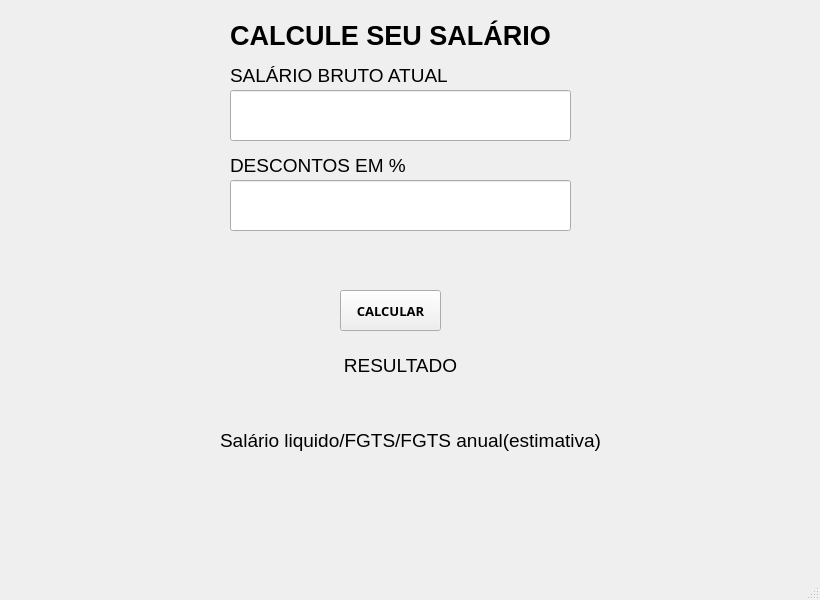
<?xml version="1.0" encoding="UTF-8"?>
<ui version="4.0">
 <class>MainWindow</class>
 <widget class="QMainWindow" name="MainWindow">
  <property name="geometry">
   <rect>
    <x>0</x>
    <y>0</y>
    <width>820</width>
    <height>600</height>
   </rect>
  </property>
  <property name="windowTitle">
   <string>MainWindow</string>
  </property>
  <widget class="QWidget" name="centralwidget">
   <property name="font">
    <font>
     <family>Arial Black</family>
     <pointsize>14</pointsize>
     <weight>75</weight>
     <bold>true</bold>
    </font>
   </property>
   <widget class="QLabel" name="label">
    <property name="geometry">
     <rect>
      <x>220</x>
      <y>10</y>
      <width>341</width>
      <height>51</height>
     </rect>
    </property>
    <property name="font">
     <font>
      <family>Arial</family>
      <pointsize>20</pointsize>
      <weight>75</weight>
      <bold>true</bold>
     </font>
    </property>
    <property name="text">
     <string>CALCULE SEU SALÁRIO</string>
    </property>
    <property name="alignment">
     <set>Qt::AlignCenter</set>
    </property>
   </widget>
   <widget class="QLabel" name="label_2">
    <property name="geometry">
     <rect>
      <x>230</x>
      <y>60</y>
      <width>341</width>
      <height>31</height>
     </rect>
    </property>
    <property name="font">
     <font>
      <family>Arial</family>
      <pointsize>14</pointsize>
      <weight>50</weight>
      <bold>false</bold>
     </font>
    </property>
    <property name="text">
     <string>SALÁRIO BRUTO ATUAL</string>
    </property>
    <property name="alignment">
     <set>Qt::AlignLeading|Qt::AlignLeft|Qt::AlignVCenter</set>
    </property>
   </widget>
   <widget class="QLabel" name="label_3">
    <property name="geometry">
     <rect>
      <x>230</x>
      <y>150</y>
      <width>341</width>
      <height>31</height>
     </rect>
    </property>
    <property name="font">
     <font>
      <family>Arial</family>
      <pointsize>14</pointsize>
      <weight>50</weight>
      <bold>false</bold>
     </font>
    </property>
    <property name="text">
     <string>DESCONTOS EM %</string>
    </property>
    <property name="alignment">
     <set>Qt::AlignLeading|Qt::AlignLeft|Qt::AlignVCenter</set>
    </property>
   </widget>
   <widget class="QLineEdit" name="txtSalario">
    <property name="geometry">
     <rect>
      <x>230</x>
      <y>90</y>
      <width>341</width>
      <height>51</height>
     </rect>
    </property>
    <property name="font">
     <font>
      <family>Arial</family>
      <weight>50</weight>
      <bold>false</bold>
     </font>
    </property>
   </widget>
   <widget class="QLineEdit" name="txtDescontos">
    <property name="geometry">
     <rect>
      <x>230</x>
      <y>180</y>
      <width>341</width>
      <height>51</height>
     </rect>
    </property>
    <property name="font">
     <font>
      <family>Arial</family>
      <weight>50</weight>
      <bold>false</bold>
     </font>
    </property>
   </widget>
   <widget class="QPushButton" name="btnCalcular">
    <property name="geometry">
     <rect>
      <x>340</x>
      <y>290</y>
      <width>101</width>
      <height>41</height>
     </rect>
    </property>
    <property name="font">
     <font>
      <pointsize>10</pointsize>
     </font>
    </property>
    <property name="text">
     <string>CALCULAR</string>
    </property>
   </widget>
   <widget class="QLabel" name="label_4">
    <property name="geometry">
     <rect>
      <x>230</x>
      <y>350</y>
      <width>341</width>
      <height>31</height>
     </rect>
    </property>
    <property name="font">
     <font>
      <family>Arial</family>
      <pointsize>14</pointsize>
      <weight>50</weight>
      <bold>false</bold>
     </font>
    </property>
    <property name="text">
     <string>RESULTADO</string>
    </property>
    <property name="alignment">
     <set>Qt::AlignCenter</set>
    </property>
   </widget>
   <widget class="QLabel" name="lblResultado">
    <property name="geometry">
     <rect>
      <x>210</x>
      <y>390</y>
      <width>401</width>
      <height>101</height>
     </rect>
    </property>
    <property name="font">
     <font>
      <family>Arial</family>
      <pointsize>14</pointsize>
      <weight>50</weight>
      <bold>false</bold>
     </font>
    </property>
    <property name="text">
     <string>Salário liquido/FGTS/FGTS anual(estimativa)</string>
    </property>
    <property name="alignment">
     <set>Qt::AlignCenter</set>
    </property>
   </widget>
  </widget>
  <widget class="QMenuBar" name="menubar">
   <property name="geometry">
    <rect>
     <x>0</x>
     <y>0</y>
     <width>820</width>
     <height>21</height>
    </rect>
   </property>
  </widget>
  <widget class="QStatusBar" name="statusbar"/>
 </widget>
 <resources/>
 <connections/>
</ui>
